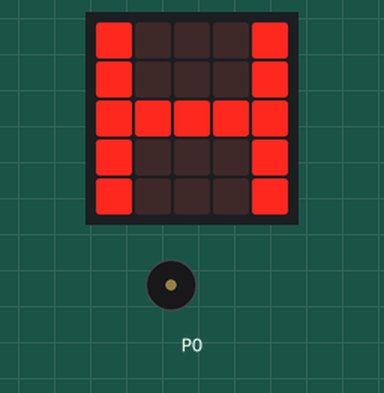
Simulated run of this program. Board: BBC micro:bit (MakeCode). Parts: the board's 5×5 LED display, buzzer (waves = sounding). At 4.8 s the program stops and its outputs stay as they are.

Above: at 4.1 s.
At 4.5 s:
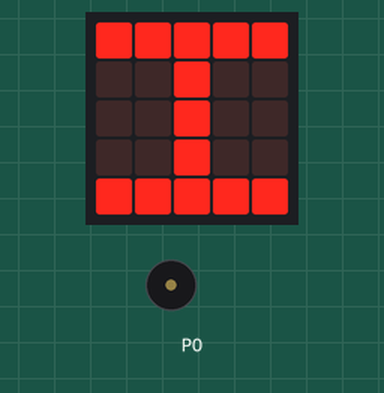
Timing chart, 0 to 6.0 s (numbered marks = the images above):
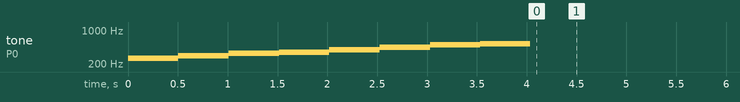

Measured:
- what the display in image 0 shows lasts 0.4 s, from 4.0 s to 4.4 s

The program:

main.ts
```typescript
music.playMelody("C D E F G A B C5 ", 120)
control.waitMicros(4)
for (let index = 0; index < 1; index++) {
    basic.showLeds(`
        # . . . #
        # . . . #
        # # # # #
        # . . . #
        # . . . #
        `)
    control.waitMicros(10)
    basic.showLeds(`
        # # # # #
        . . # . .
        . . # . .
        . . # . .
        # # # # #
        `)
}
```

test.ts
```typescript
// 在這裡測試；當此封包作為擴充功能時，將不會編譯此內容。
```
